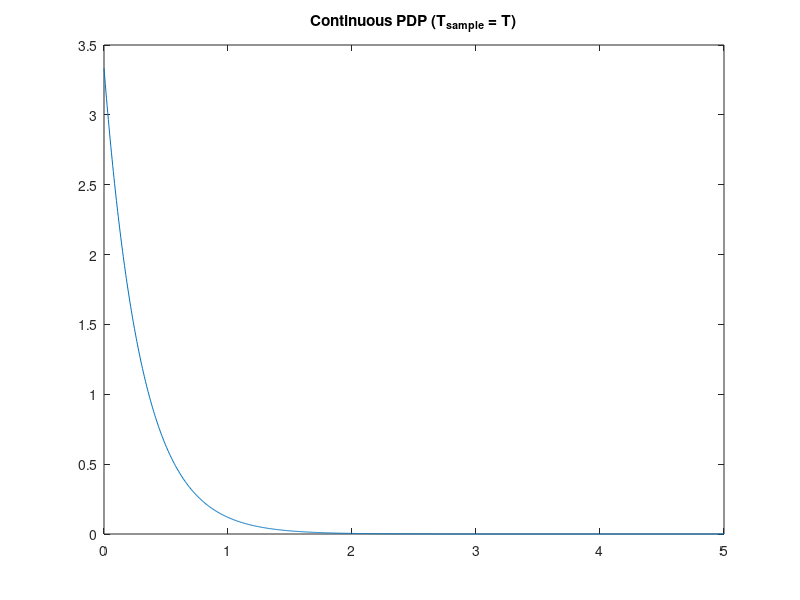
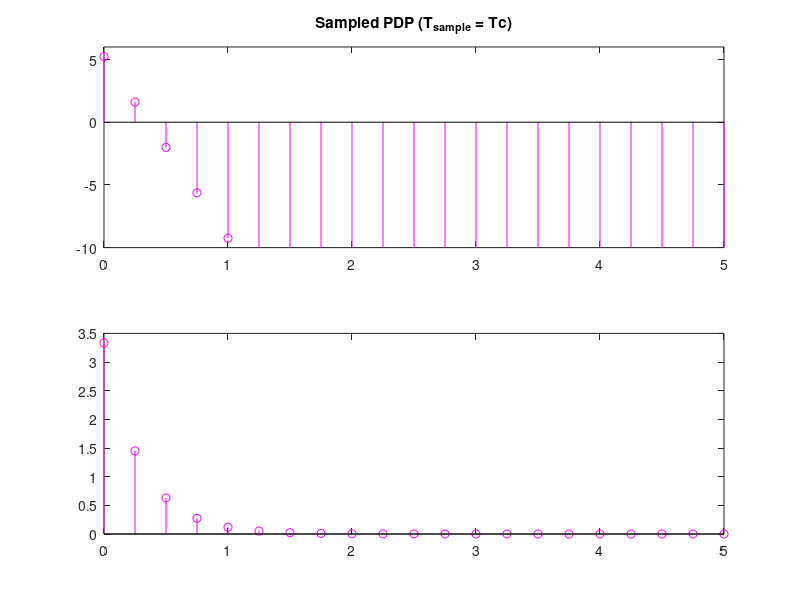
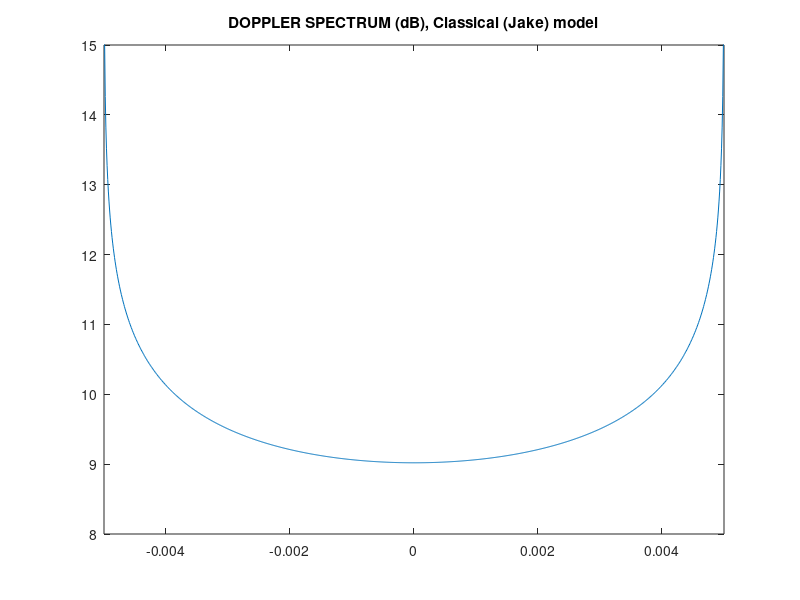

MATLAB code to generate these figures, in order:
clear all
close all
T = 1;      % Sampling time before interpolation
tau_rms = 0.3*T;       
tau = linspace(0, 5, 1000);
PDP_continuous = exp(-tau/tau_rms)./tau_rms;
figure
plot(tau, PDP_continuous);
title('Continuous PDP (T_{sample} = T)');

%I'll now sample the "continuous" PDP
Tc = (0.25*T);      %New sampling time
tau = 0:Tc:5;
PDP_sampled = exp(-tau/tau_rms)./tau_rms;
figure
subplot(2, 1, 1);
stem(tau, 10*log10(PDP_sampled), 'm');
axis([0 5 -10 6]);
title('Sampled PDP (T_{sample} = Tc)');
subplot(2, 1, 2);
stem(tau, PDP_sampled, 'm');

%Now we build a proper white noise with 0 mean and power = 1
w_i = wgn(1, 1000, 1, 'complex');
lin = linspace(0, 0.999, 1000);
fd = 5*10.^(-3);
f = linspace(-fd, fd, 1001);
sqrt_D = zeros(1, 1001);
for i = 1:1001
sqrt_D(i) = sqrt((1/(pi*fd*sqrt(1-(f(i)/fd).^2))).*(abs(f(i)) <= fd));
end
figure
plot(f, 10*log10(sqrt_D));
title('DOPPLER SPECTRUM (dB), Classical (Jake) model');
axis([-fd fd 8 15]);
